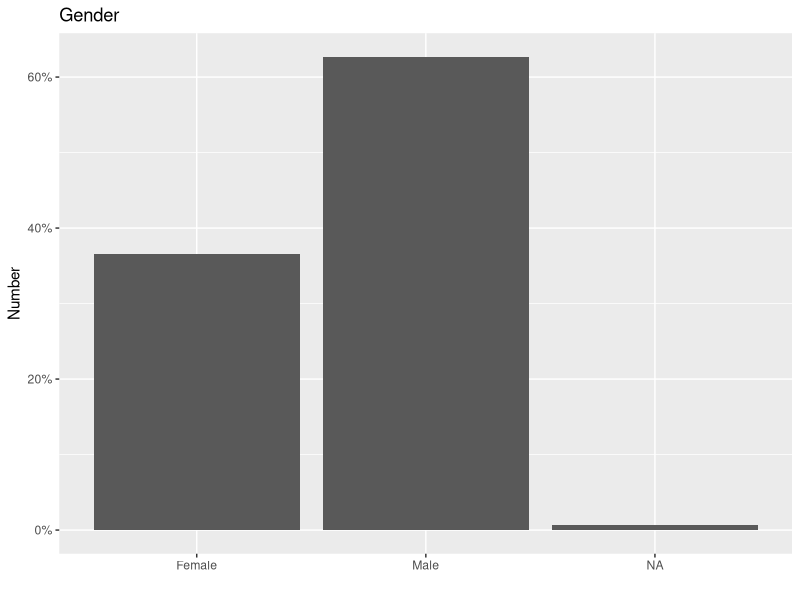
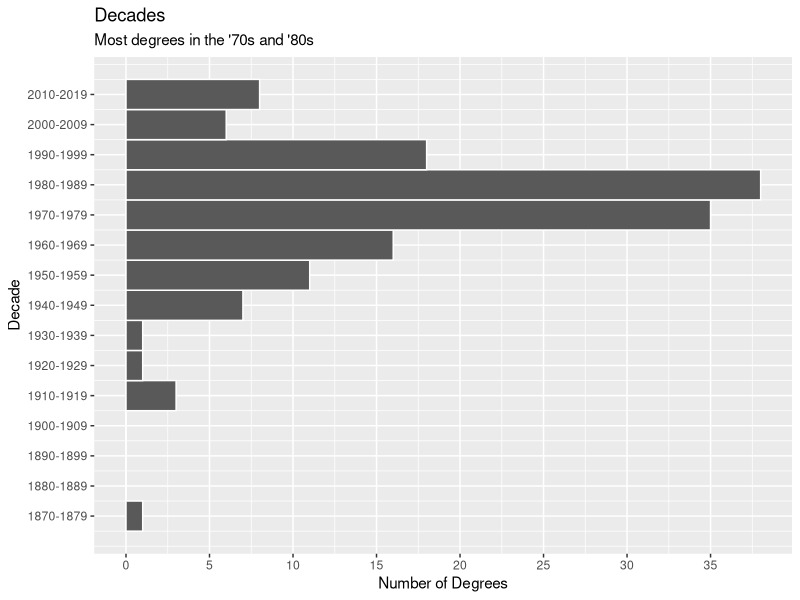
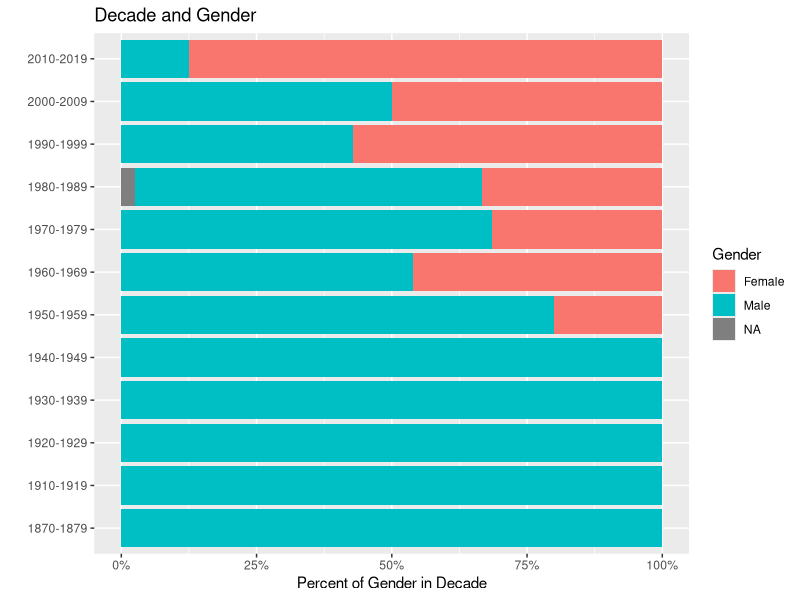
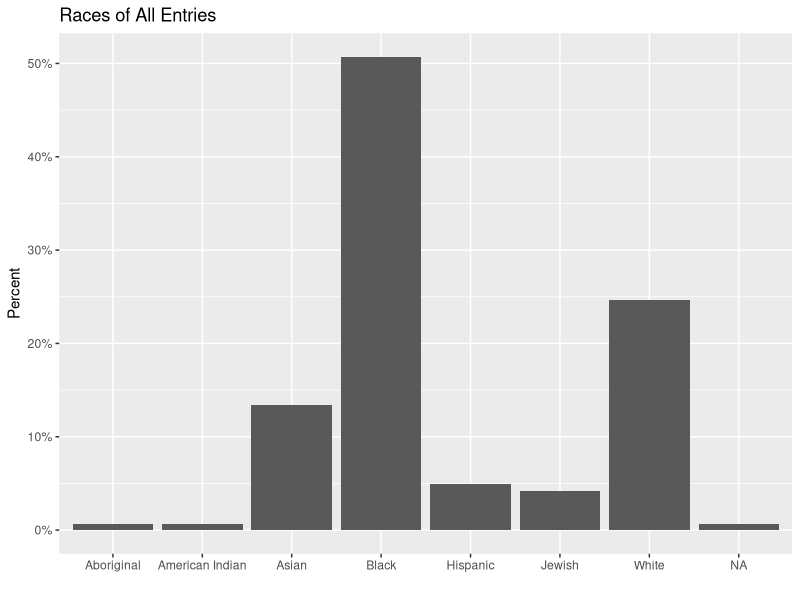
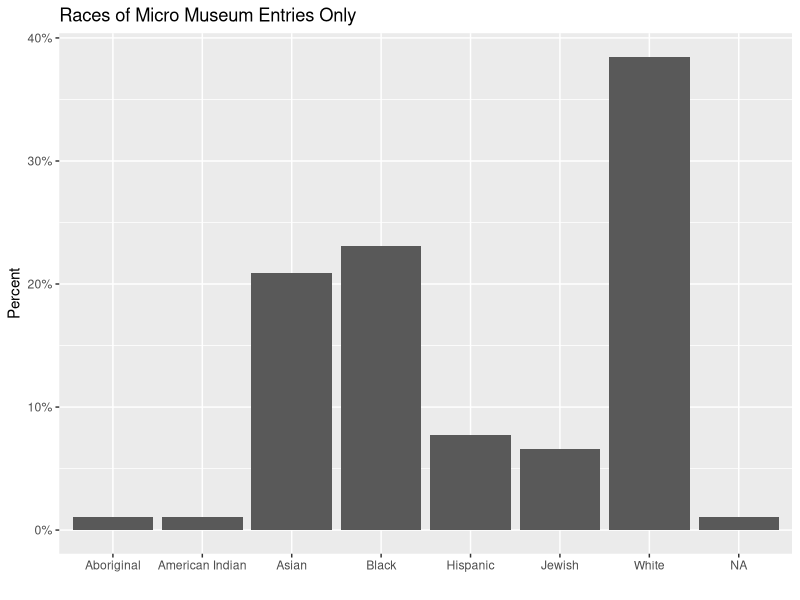
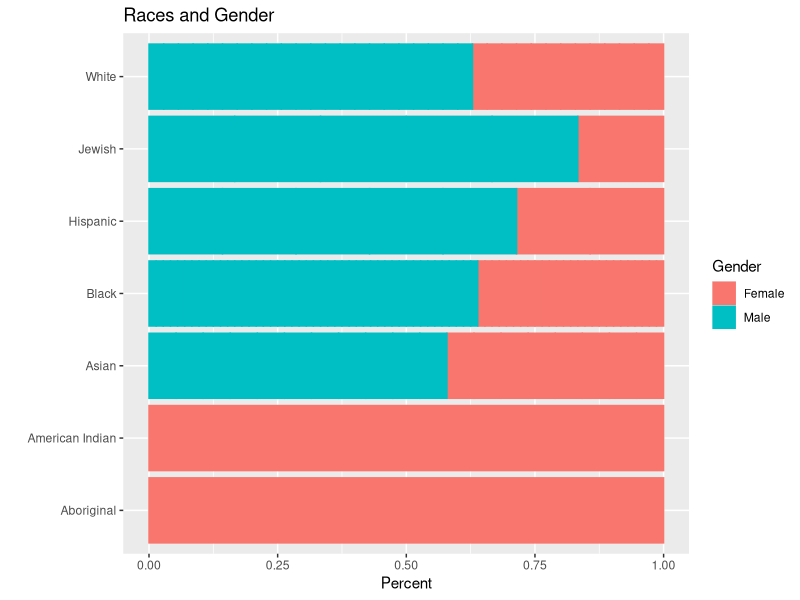
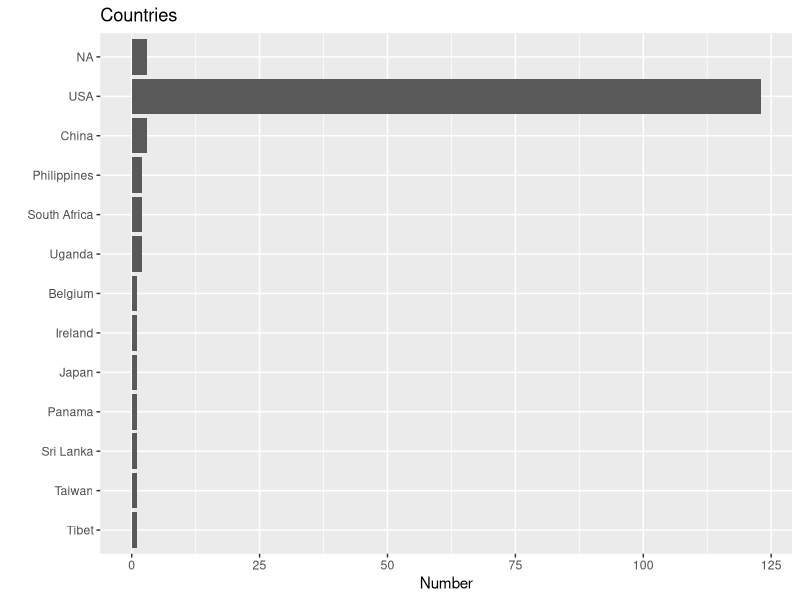
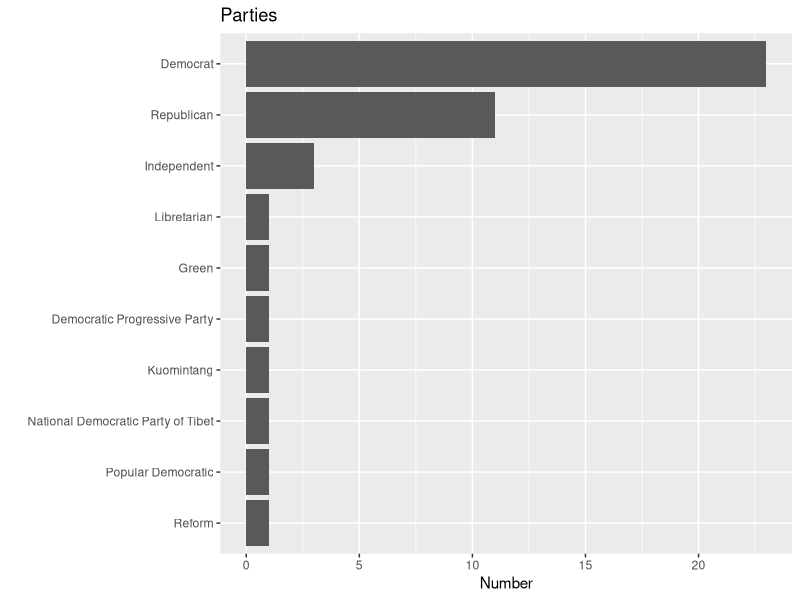

Write R code to recreate these figures, in order.
## ---- chunk 1
knitr::opts_chunk$set(echo = FALSE)
library(tidyverse)
## ---- chunk 2
x <- read_csv("phase1_airtable.csv", col_types = cols()) %>% 
  rename(name = `Name (Last, First)`, 
         degree = `HLS Degree(s)`,
         year = `Grad Date(s)`,
         category = `Position / Role`, 
         race = `Race`, 
         gender = `Gender`, 
         party = `Party`, 
         country = `Country`) %>% 
  select(name, degree, year, category, race, gender, party, country) %>% 
  drop_na(name)
## ---- chunk 3
x %>% 
  ggplot(aes(gender)) +
  geom_bar(aes(y = after_stat(count / sum(count)))) +
  scale_y_continuous(labels = scales::percent_format()) +
  labs(title = "Gender", 
       x = "",
       y = "Number") 
## ---- chunk 4
x %>% 
  separate_rows(year, sep = "\\s*/\\s*") %>% 
  mutate(year = str_replace_all(year, "[^0-9].*", "")) %>% 
  mutate(year = as.numeric(year)) %>% 
  ggplot(aes(y = year)) +
  geom_histogram(boundary = 1950, binwidth = 10, color = "white") +
  scale_y_continuous(breaks = seq(1875, 2015, 10),
                     labels = c("1870-1879", "1880-1889", "1890-1899", "1900-1909",
                                "1910-1919","1920-1929", "1930-1939", "1940-1949",
                                "1950-1959","1960-1969", "1970-1979", "1980-1989",
                                "1990-1999", "2000-2009", "2010-2019")) +
  scale_x_continuous(breaks = seq(0, 40, 5)) +
  labs(title = "Decades",
       subtitle = "Most degrees in the '70s and '80s",
       x = "Number of Degrees",
       y = "Decade")
## ---- chunk 5
x %>%
  separate_rows(year, sep = "\\s*/\\s*") %>%
    mutate(year = str_replace_all(year, "[^0-9].*", "")) %>% 
  mutate(year = as.numeric(year)) %>%
  drop_na(year) %>% 
  mutate(decade = case_when(year >= 2010 & year <= 2019 ~ "2010-2019",
                            year >= 2000 & year <= 2009 ~ "2000-2009",
                            year >= 1990 & year <= 1999 ~ "1990-1999",
                            year >= 1980 & year <= 1989 ~ "1980-1989",
                            year >= 1970 & year <= 1979 ~ "1970-1979",
                            year >= 1960 & year <= 1969 ~ "1960-1969",
                            year >= 1950 & year <= 1969 ~ "1950-1959",
                            year >= 1940 & year <= 1949 ~ "1940-1949",
                            year >= 1930 & year <= 1939 ~ "1930-1939",
                            year >= 1920 & year <= 1929 ~ "1920-1929",
                            year >= 1910 & year <= 1919 ~ "1910-1919",
                            year >= 1870 & year <= 1879 ~ "1870-1879")) %>% 
  group_by(decade) %>% 
  mutate(total_in_decade = n()) %>% 
  mutate(percent_of_decade = 1 / total_in_decade) %>% 
  ggplot(aes(y = decade, x = percent_of_decade,  fill = gender, color =)) +
  geom_col() +
  scale_x_continuous(labels = scales::percent_format()) +
  labs(title = "Decade and Gender", 
       x = "Percent of Gender in Decade", 
       y = "", 
       fill = "Gender", 
       color = "Gender")
  
## ---- chunk 6
x %>% 
  mutate(race = case_when(str_detect(race, "Jewish") == TRUE ~ "Jewish",
                          str_detect(race, "Aboriginal") == TRUE ~ "Aboriginal",
                          str_detect(race, "Black") == TRUE ~ "Black", 
                          str_detect(race, "White") == TRUE ~ "White",
                          str_detect(race, "Hispanic") == TRUE ~ "Hispanic",
                          str_detect(race, "Asian") == TRUE ~ "Asian",
                          str_detect(race, "American Indian") == TRUE ~ "American Indian")) %>%
  ggplot(aes(race)) +
  geom_bar(aes(y = after_stat(count / sum(count)))) +
  labs(title = "Races of All Entries",
       x = "",
       y = "Percent") +
  scale_y_continuous(labels = scales::percent_format())

x %>% 
  mutate(race = case_when(str_detect(race, "Jewish") == TRUE ~ "Jewish",
                          str_detect(race, "Aboriginal") == TRUE ~ "Aboriginal",
                          str_detect(race, "Black") == TRUE ~ "Black", 
                          str_detect(race, "White") == TRUE ~ "White",
                          str_detect(race, "Hispanic") == TRUE ~ "Hispanic",
                          str_detect(race, "Asian") == TRUE ~ "Asian",
                          str_detect(race, "American Indian") == TRUE ~ "American Indian")) %>% 
  slice(1:91) %>% 
  ggplot(aes(race)) +
  geom_bar(aes(y = after_stat(count / sum(count)))) +
  labs(title = "Races of Micro Museum Entries Only",
       x = "",
       y = "Percent") +
  scale_y_continuous(labels = scales::percent_format())
## ---- chunk 7
x %>% 
  drop_na(race) %>% 
  mutate(race = case_when(str_detect(race, "Jewish") == TRUE ~ "Jewish",
                          str_detect(race, "Aboriginal") == TRUE ~ "Aboriginal",
                          str_detect(race, "Black") == TRUE ~ "Black", 
                          str_detect(race, "White") == TRUE ~ "White",
                          str_detect(race, "Hispanic") == TRUE ~ "Hispanic",
                          str_detect(race, "Asian") == TRUE ~ "Asian",
                          str_detect(race, "American Indian") == TRUE ~ "American Indian")) %>% 
  group_by(race) %>% 
  mutate(total_in_race = n()) %>% 
  mutate(percent_of_race = 1 / total_in_race) %>% 
  mutate(test_sum = sum(percent_of_race)) %>% 
  ggplot(aes(x = percent_of_race, y = race, fill = gender, color = gender)) +
  geom_col() +
  labs(title = "Races and Gender", 
       x = "Percent", 
       y = "",
       fill = "Gender",
       color = "Gender")
## ---- chunk 8
x %>% 
  mutate(country = str_replace_all(country, ",.*", "")) %>% 
  ggplot(aes(y = fct_rev(fct_infreq(country)))) +
  geom_bar() +
  labs(title = "Countries", 
       x = "Number",
       y = "")
## ---- chunk 9
x %>% 
  separate_rows(party, sep = "\\s*,\\s*") %>% 
  mutate(party = str_replace_all(party, "Independent", "I")) %>% 
  drop_na(party) %>% 
  ggplot(aes(y = party)) +
  geom_bar() +
  scale_y_discrete(limits = rev(c("D", "R", "I", "L", "Green", "Democratic Progressive Party",
                              "Kuomintang", "National Democratic Party of Tibet", 
                              "Popular Democratic", "Reform")),
                   labels = rev(c("Democrat", "Republican", "Independent", "Libretarian", 
                              "Green", "Democratic Progressive Party",
                              "Kuomintang", "National Democratic Party of Tibet", 
                              "Popular Democratic", "Reform"))) +
  labs(title = "Parties", 
       x = "Number", 
       y = "")
## ---- chunk 10
x %>% 
  separate_rows(party, sep = "\\s*,\\s*") %>% 
  drop_na(party) %>% 
  mutate(party = str_replace_all(party, "Independent", "I")) %>%
  filter(party %in% c("D", "R", "I", "L")) %>% 
  group_by(party) %>% 
  mutate(total_in_party = n()) %>% 
  mutate(percent_of_party = 1 / total_in_party) %>% 
  ggplot(aes(percent_of_party, party, fill = gender, color = gender)) +
  geom_col() +
  scale_y_discrete(labels = c("Democrat", "Independent", "Libretarian", "Republican")) +
  scale_x_continuous(labels = scales::percent_format()) +
  labs(title = "Parties and Gender",
       x = "Percent", 
       y = "", 
       fill = "Gender",
       color = "Gender")
## ---- chunk 11
x %>% 
   mutate(race = case_when(str_detect(race, "Jewish") == TRUE ~ "Jewish",
                          str_detect(race, "Aboriginal") == TRUE ~ "Aboriginal",
                          str_detect(race, "Black") == TRUE ~ "Black", 
                          str_detect(race, "White") == TRUE ~ "White",
                          str_detect(race, "Hispanic") == TRUE ~ "Hispanic",
                          str_detect(race, "Asian") == TRUE ~ "Asian",
                          str_detect(race, "American Indian") == TRUE ~ "American Indian")) %>% 
  filter(race %in% c("Jewish", "Black", "White", "Hispanic", "Asian")) %>% 
  mutate(race = factor(race,
                       levels = c("Black", "Asian", "Hispanic", "Jewish", "White"))) %>% 
  separate_rows(party, sep = "\\s*,\\s*") %>% 
  drop_na(party) %>% 
  mutate(party = str_replace_all(party, "Independent", "I")) %>%
  filter(party %in% c("D", "R", "I", "L")) %>% 
  group_by(party) %>% 
  mutate(total_in_party = n()) %>% 
  mutate(percent_of_party = 1 / total_in_party) %>% 
  ggplot(aes(percent_of_party, party, fill = race, color = race)) +
  geom_col() +
  scale_y_discrete(labels = c("Democrat", "Independent", "Libretarian", "Republican")) +
  scale_x_continuous(labels = scales::percent_format()) +
  scale_fill_manual(limits = c("Black", "Asian", "Hispanic", "Jewish", "White"),
                    values = c("black", "yellow2", "sienna", "steelblue3", "wheat")) +
  scale_color_manual(limits = c("Black", "Asian", "Hispanic", "Jewish", "White"),
                    values = c("black", "yellow2", "sienna", "steelblue3", "wheat")) +
  labs(title = "Parties and Race",
       x = "Percent", 
       y = "",
       fill = "Race",
       color = "Race")
## ---- chunk 12
x %>% 
  separate_rows(category, sep = ",") %>% 
  ggplot(aes(y = fct_rev(fct_infreq(category)))) +
  geom_bar() +
  labs(title = "Roles of All Phase One Entries", 
       x = "Number", 
       y = "")

x %>% 
  slice(1:91) %>% 
  separate_rows(category, sep = ",") %>% 
  ggplot(aes(y = fct_rev(fct_infreq(category)))) +
  geom_bar() +
  labs(title = "Roles of Micro Museum Only", 
       x = "Number", 
       y = "")
## ---- chunk 13
x %>% 
  separate_rows(category, sep = ",") %>% 
  group_by(category) %>% 
  mutate(total_in_category = n()) %>% 
  filter(total_in_category > 1) %>% 
  mutate(percent_of_category = 1 / total_in_category) %>% 
  ggplot(aes(percent_of_category, category, fill = gender, color = gender)) +
  geom_col() +
  scale_x_continuous(labels = scales::percent_format()) +
  labs(title = "Roles and Gender", 
       x = "Number", 
       y = "", 
       fill = "Gender",
       color = "Gender")
## ---- chunk 14
x %>% 
  mutate(race = case_when(str_detect(race, "Jewish") == TRUE ~ "Jewish",
                          str_detect(race, "Aboriginal") == TRUE ~ "Aboriginal",
                          str_detect(race, "Black") == TRUE ~ "Black", 
                          str_detect(race, "White") == TRUE ~ "White",
                          str_detect(race, "Hispanic") == TRUE ~ "Hispanic",
                          str_detect(race, "Asian") == TRUE ~ "Asian",
                          str_detect(race, "American Indian") == TRUE ~ "American Indian")) %>% 
  filter(race %in% c("Jewish", "Black", "White", "Hispanic", "Asian")) %>% 
  mutate(race = factor(race,
                       levels = c("Black", "Asian", "Hispanic", "Jewish", "White"))) %>% 
  separate_rows(category, sep = ",") %>% 
  group_by(category) %>% 
  mutate(total_in_category = n()) %>% 
  filter(total_in_category > 1) %>% 
  mutate(percent_of_category = 1 / total_in_category) %>% 
  ggplot(aes(percent_of_category, category, fill = race, color = race)) +
  geom_col() +
  scale_x_continuous(labels = scales::percent_format()) +
  scale_fill_manual(limits = c("Black", "Asian", "Hispanic", "Jewish", "White"),
                    values = c("black", "yellow2", "sienna", "steelblue3", "wheat")) +
  scale_color_manual(limits = c("Black", "Asian", "Hispanic", "Jewish", "White"),
                    values = c("black", "yellow2", "sienna", "steelblue3", "wheat")) +
  labs(title = "Roles and Race", 
       x = "Number", 
       y = "", 
       fill = "Race", 
       color = "Race")
## ---- chunk 15
x %>% 
  mutate(degree = str_replace_all(degree, ",", " & ")) %>% 
  ggplot(aes(y = fct_rev(fct_infreq(degree)))) +
  geom_bar() +
  labs(title = "Degrees", 
       x = "Number", 
       y = "")
## ---- chunk 16
x %>% 
   mutate(decade = case_when(year >= 2010 & year <= 2019 ~ "2010-2019",
                            year >= 2000 & year <= 2009 ~ "2000-2009",
                            year >= 1990 & year <= 1999 ~ "1990-1999",
                            year >= 1980 & year <= 1989 ~ "1980-1989",
                            year >= 1970 & year <= 1979 ~ "1970-1979",
                            year >= 1960 & year <= 1969 ~ "1960-1969",
                            year >= 1950 & year <= 1969 ~ "1950-1959",
                            year >= 1940 & year <= 1949 ~ "1940-1949",
                            year >= 1930 & year <= 1939 ~ "1930-1939",
                            year >= 1920 & year <= 1929 ~ "1920-1929",
                            year >= 1910 & year <= 1919 ~ "1910-1919",
                            year >= 1870 & year <= 1879 ~ "1870-1879")) %>% 
  group_by(degree) %>% 
  mutate(total_in_degree = n()) %>% 
  mutate(percent_of_degree = 1 / total_in_degree) %>% 
  filter(degree %in% c("J.D.", "LL.B.", "LL.M.")) %>% 
  ggplot(aes(percent_of_degree, degree, fill = decade, color = decade)) +
  geom_col() +
  scale_x_continuous(labels = scales::percent_format()) +
  labs(title = "Degrees and Decade", 
       x = "Percent",
       y = "", 
       fill = "Decade",
       color = "Decade")
